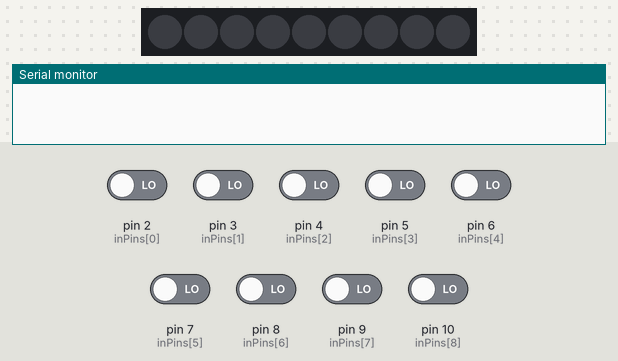
A sketch run on a simulated Arduino Uno, built with avr-gcc and run on an emulated ATmega328P. Shown: 9 RGB LEDs in strip order, left to right, the last lines printed to the serial monitor. The inputs (shaded band) are chosen by the test bench; at power-on: pin 2 (inPins[0]), pin 3 (inPins[1]), pin 4 (inPins[2]), pin 5 (inPins[3]), pin 6 (inPins[4]), pin 7 (inPins[5]), pin 8 (inPins[6]), pin 9 (inPins[7]), pin 10 (inPins[8]) LOW. Dim RGB values are drawn brighter than linear.

Above: at 1.2 s.
1.3 s: pin 2 (inPins[0]) driven HIGH
At 2.5 s:
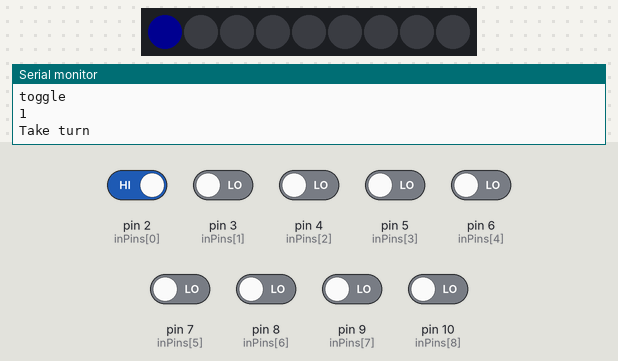
2.8 s: pin 3 (inPins[1]) driven HIGH
At 3.7 s:
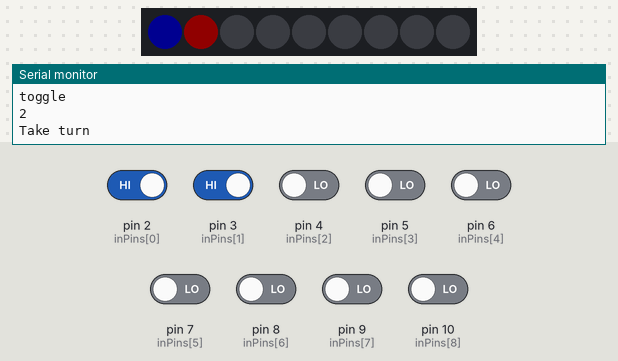
4.3 s: pin 4 (inPins[2]) driven HIGH
At 4.9 s:
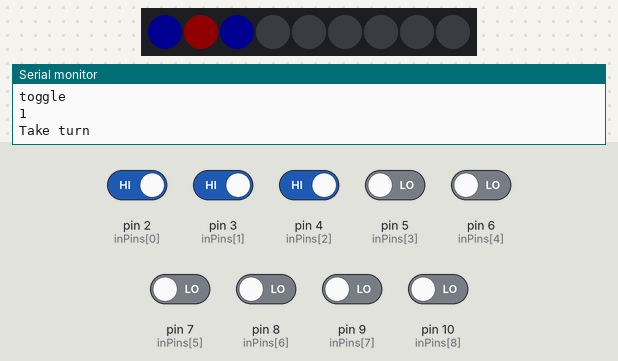
5.8 s: pin 5 (inPins[3]) driven HIGH
At 7.0 s:
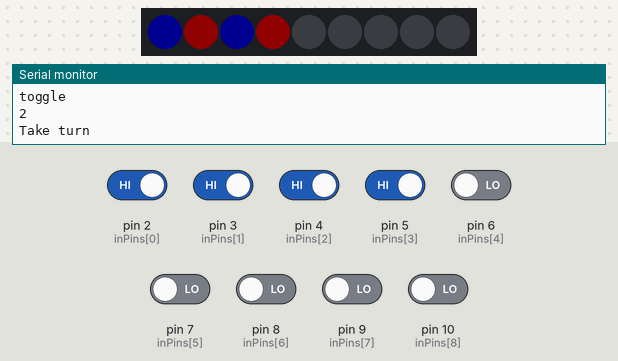
7.3 s: pin 6 (inPins[4]) driven HIGH
At 8.3 s:
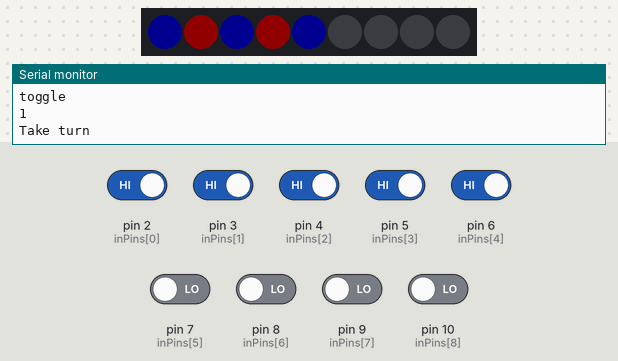
8.8 s: pin 7 (inPins[5]) driven HIGH
At 9.5 s:
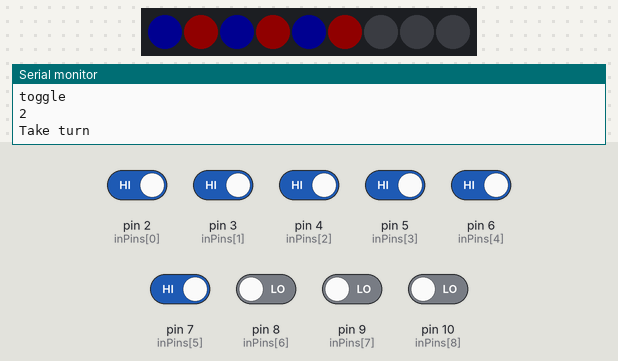
Timing chart, 0 to 11.3 s (numbered marks = the images above; inputs shaded):
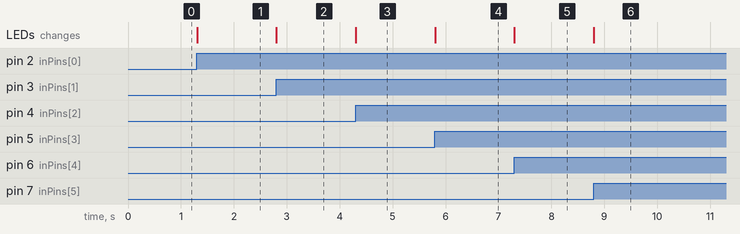

Measured:
- after the input at 1.3 s, the LEDs: change at once (image 1)
- after the input at 2.8 s, the LEDs: change at once (image 2)
- after the input at 4.3 s, the LEDs: change at once (image 3)
- after the input at 5.8 s, the LEDs: change at once (image 4)
- after the input at 7.3 s, the LEDs: change at once (image 5)
- after the input at 8.8 s, the LEDs: change at once (image 6)

The sketch:

FastLEDTest.ino
```cpp
#include <StackArray.h>
#include "FastLED.h"

#define NUM_LEDS 9
#define BRIGHTNESS  16
CRGB leds[NUM_LEDS];

int inPins[9] = {2, 3, 4, 5, 6, 7, 8, 9, 10 };
int ledStates[9] = { 0, 0, 0, 0, 0, 0, 0, 0, 0 };
int previousSwitchStates[9] = { 0, 0, 0, 0, 0, 0, 0, 0, 0 };
int currentPlayer = 1;
StackArray <int> history;

void setup() {
  FastLED.addLeds<NEOPIXEL, 11>(leds, NUM_LEDS);
  FastLED.setBrightness( BRIGHTNESS );
  Serial.begin(9600);
  for ( int i = 0; i < 9; i = i + 1 ) {
    pinMode(inPins[i], INPUT);
  }
}

void loop() {
  for ( int i = 0; i < 9; i = i + 1 ) {
    int switchState = digitalRead(inPins[i]);
    if (switchState != previousSwitchStates[i] && switchState == HIGH) {
      toggleLED(i);
      undoOrTakeTurn(i);
      nextMove();
    }
    previousSwitchStates[i] = switchState;
  }
  FastLED.show();
}

void toggleLED(int currentSwitch) {
  ledStates[currentSwitch] = (ledStates[currentSwitch] == HIGH) ? LOW : HIGH;
  Serial.println("toggle");
  Serial.println(currentPlayer);

  CRGB color = (currentPlayer == 1) ? CRGB::Blue : CRGB::Red;
  leds[currentSwitch] = (ledStates[currentSwitch] != LOW) ? color : CRGB::Black;
}

void undoOrTakeTurn(int currentSwitch) {
  if (!history.isEmpty() && history.peek() == currentSwitch) {
    Serial.println("Undo");
    history.pop();
    return;
  }
  Serial.println("Take turn");
  history.push(currentSwitch);
}

void nextMove() {
  currentPlayer = (currentPlayer == 1) ? 2 : 1;
}
```
